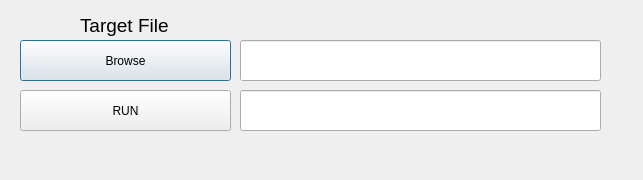
<?xml version="1.0" encoding="UTF-8"?>
<ui version="4.0">
 <class>Dialog</class>
 <widget class="QDialog" name="Dialog">
  <property name="geometry">
   <rect>
    <x>0</x>
    <y>0</y>
    <width>643</width>
    <height>180</height>
   </rect>
  </property>
  <property name="windowTitle">
   <string>Dialog</string>
  </property>
  <widget class="QLineEdit" name="path">
   <property name="geometry">
    <rect>
     <x>240</x>
     <y>40</y>
     <width>361</width>
     <height>41</height>
    </rect>
   </property>
  </widget>
  <widget class="QLineEdit" name="output">
   <property name="geometry">
    <rect>
     <x>240</x>
     <y>90</y>
     <width>361</width>
     <height>41</height>
    </rect>
   </property>
  </widget>
  <widget class="QPushButton" name="browse">
   <property name="geometry">
    <rect>
     <x>20</x>
     <y>40</y>
     <width>211</width>
     <height>41</height>
    </rect>
   </property>
   <property name="text">
    <string>Browse</string>
   </property>
  </widget>
  <widget class="QPushButton" name="run">
   <property name="geometry">
    <rect>
     <x>20</x>
     <y>90</y>
     <width>211</width>
     <height>41</height>
    </rect>
   </property>
   <property name="text">
    <string>RUN</string>
   </property>
  </widget>
  <widget class="QLabel" name="label">
   <property name="geometry">
    <rect>
     <x>80</x>
     <y>10</y>
     <width>121</width>
     <height>31</height>
    </rect>
   </property>
   <property name="font">
    <font>
     <pointsize>14</pointsize>
    </font>
   </property>
   <property name="text">
    <string>Target File</string>
   </property>
  </widget>
 </widget>
 <resources/>
 <connections/>
</ui>
